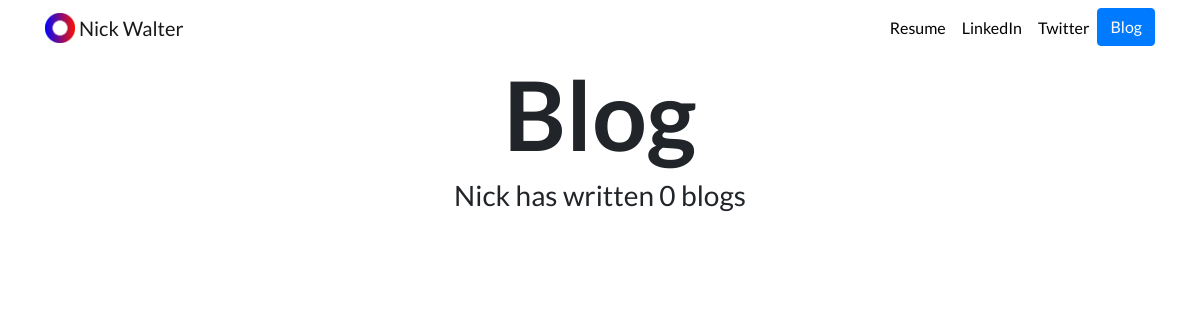
/blog/, run on an earlier commit of the app's database.
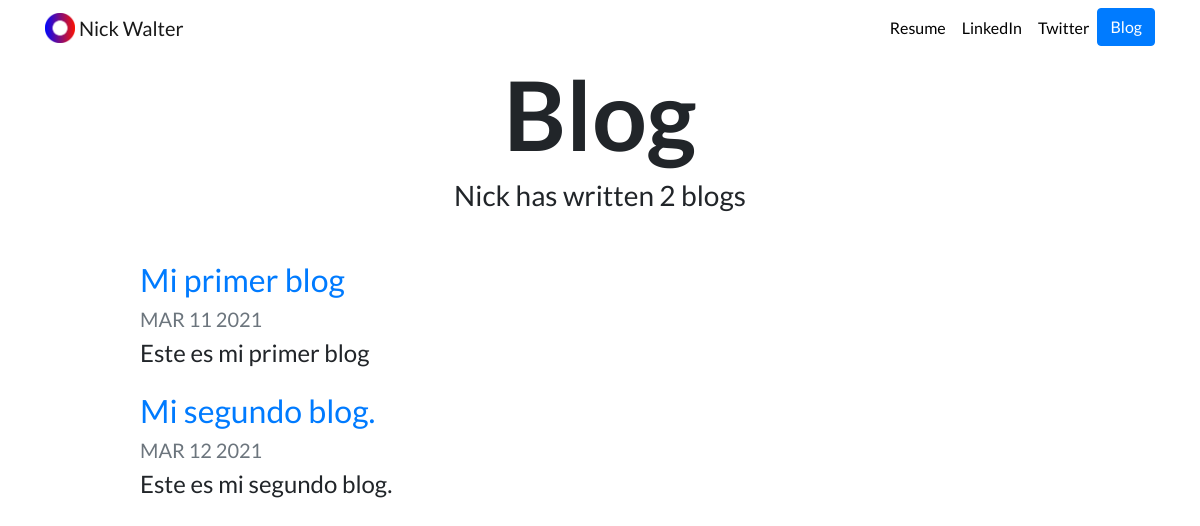
And on a later commit of the database.
### blog/models.py (models this page shows, shortened)
class Blog(models.Model):
	title = models.CharField(max_length=150)
	date = models.DateField()
	description = models.TextField(max_length=300)

### blog/views.py (the view)
# urls.py: path('', views.all_blogs, name='all_blogs'),
def all_blogs(request):
	blogs = Blog.objects.all()
	return render(request, 'blog/all_blogs.html', {'blogs': blogs})

### blog/templates/blog/all_blogs.html
{% extends "portfolio/base.html" %}
{% load static %}
{% block content %}
<h1 id="blogtitle" class="font-weight-bold text-center">Blog</h1>
<h3 class="text-center mb-5">Nick has written {{ blogs.count }} blog{{ blogs.count|pluralize }}</h3>
{% for blog in blogs %}
<div class="row justify-content-center my-3">
  <div class="col-md-10">
    <a href="{% url 'blog:detail' blog.id %}">
      <h2>{{ blog.title }}</h2>
    </a>
    <h5 class="text-muted">{{ blog.date|date:'M d Y'|upper }}</h5>
    <h4>{{ blog.description|striptags|truncatechars:100 }}</h4>
  </div>
</div>
{% endfor %}
{% endblock %}

What changed in the data, as far as the page shows it:
added Blog: title "Mi primer blog", date "MAR 11 2021", description "Este es mi primer blog"
added Blog: title "Mi segundo blog.", date "MAR 12 2021", description "Este es mi segundo blog."
Also different on the page:
{{ blogs.count }}: "0" → "2"
